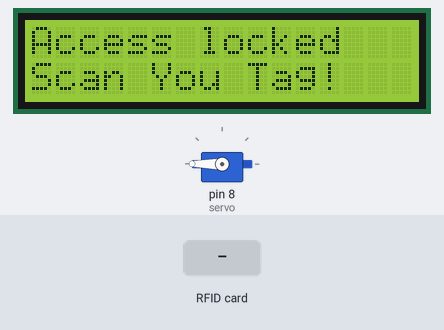
The sketch below on a simulated Arduino Uno, built with avr-gcc and run on an emulated ATmega328P. Shown: servo, 16×2 character LCD. The inputs (shaded band) are chosen by the test bench. What the sketch prints to the serial monitor is not drawn.

Above: at 1.3 s.
1.4 s: RFID card 8B E0 86 22 held to the reader
At 1.8 s:
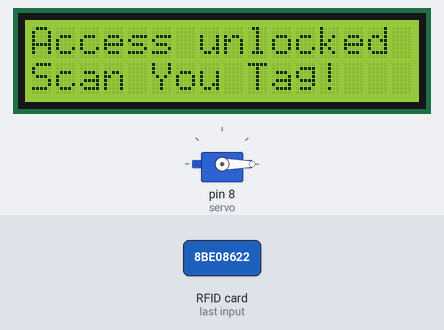
2.9 s: RFID card 06 76 25 D9 held to the reader
At 2.91 s:
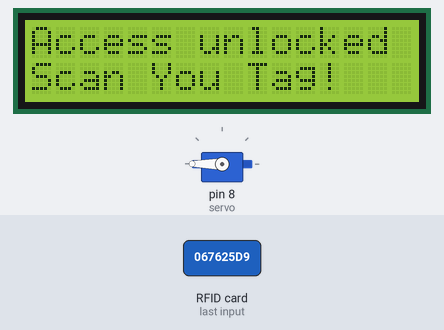
Timing chart, 0 to 5.9 s (numbered marks = the images above; inputs shaded):
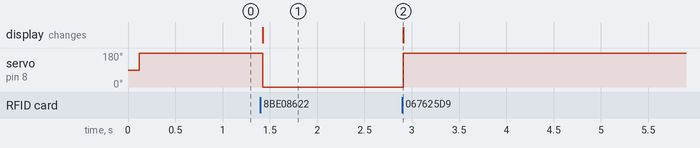

Measured:
- after the input at 1.4 s, servo on pin 8 (servo): 180° → 0° at once; the display: changes at once (image 1)
- after the input at 2.9 s, servo on pin 8 (servo): 0° → 180° at once

The sketch:

Cerradura_RFID.ino
```cpp
#include <SPI.h>            // incluye libreria bus SPI
#include <MFRC522.h>        // incluye libreria especifica para MFRC522
#include <Servo.h>          // incluye libreria para servo motores
#include <LiquidCrystal.h>  // incluye libreria para LCD Display

#define RST_PIN  9      // constante para referenciar pin de reset
#define SS_PIN  10      // constante para referenciar pin de slave select

MFRC522 mfrc522(SS_PIN, RST_PIN);    // crea objeto mfrc522 enviando pines de slave select y reset
LiquidCrystal lcd(2,3,4,5,6,7);     // crea objeto display lcd con los pines de datos
Servo servo;     // crea objeto servo para el control

bool estadoServo;     // crea variable que valida si el servo esta "bloqueado" o "desbloqueado"
byte LecturaUID[4];         // crea array para almacenar el UID leido
byte Usuario1[4]= {0x8B, 0xE0, 0x86, 0x22} ;    // UID de tarjeta leido en programa 1
byte Usuario2[4]= {0x06, 0x76, 0x25, 0xD9} ;    // UID de llavero leido en programa 1

void setup() {
  Serial.println("Listo!");
  Serial.begin(9600);     // inicializa comunicacion por monitor serie a 9600 bps
  SPI.begin();        // inicializa bus SPI
  mfrc522.PCD_Init();     // inicializa modulo lector
  servo.attach(8);    // inicializa el pin del servo
  lcd.begin(16,2);    // inicializa las celdas activas del lcd
  servo.write(180);     // inicializa la posicion del servo
  estadoServo = false;    // inicializa el estado de servo en "bloqueado"
}

void loop() {
  if(estadoServo){  // si el servo esta desbloqueado
    lcd.setCursor(0,0);     // posiciona el puntero del lcd
    lcd.print("Access unlocked");     // escribe cadena en el lcd
  } else {    // si el servo esta bloqueado
    lcd.setCursor(0,0);     // posiciona el puntero del lcd
    lcd.print("Access locked  ");       // escribe cadena en el lcd
  }
  lcd.setCursor(0,1);
  lcd.print("Scan You Tag!");
  if ( ! mfrc522.PICC_IsNewCardPresent()){   // si no hay una tarjeta presente
    return;           // retorna al loop esperando por una tarjeta
  }
  if ( ! mfrc522.PICC_ReadCardSerial()){     // si no puede obtener datos de la tarjeta
    return;           // retorna al loop esperando por otra tarjeta
  }
  Serial.print("UID:");       // muestra texto UID:
  for (byte i = 0; i < mfrc522.uid.size; i++) { // bucle recorre de a un byte por vez el UID
    if (mfrc522.uid.uidByte[i] < 0x10){   // si el byte leido es menor a 0x10
      Serial.print(" 0");       // imprime espacio en blanco y numero cero
    } else {           // sino
      Serial.print(" ");        // imprime un espacio en blanco
    }
    Serial.print(mfrc522.uid.uidByte[i], HEX);    // imprime el byte del UID leido en hexadecimal
    LecturaUID[i]=mfrc522.uid.uidByte[i];     // almacena en array el byte del UID leido
  }
  Serial.print("\t");         // imprime un espacio de tabulacion
  if(comparaUID(LecturaUID, Usuario1)) {    // llama a funcion comparaUID con Usuario1
    Serial.print("Bienvenido Usuario"); // si retorna verdadero muestra texto bienvenida
    Serial.print("\t");     // imprime un espacio de tabulacion
    if(estadoServo){       // si el servo esta desbloqueado
      estadoServo = false;  // cambia estado del servo a bloqueado
      servo.write(180);     // asigna nueva posicion al servo
    } else {    // sino
      estadoServo = true;     // cambia estado del servo a desbloqueado
      servo.write(0);     // asigna nueva posicion al servo
    }
  } else {           // si retorna falso
    Serial.println("No te conozco");    // muestra texto equivalente a acceso denegado
    servo.write(180);     // asigna nueva posicion al servo
    estadoServo = false;    // cambia estado del servo a bloqueado
  }
  mfrc522.PICC_HaltA();     // detiene comunicacion con tarjeta
}

boolean comparaUID(byte lectura[],byte usuario[]) { // funcion comparaUID
    for (byte i=0; i < mfrc522.uid.size; i++){    // bucle recorre de a un byte por vez el UID
    if(lectura[i] != usuario[i])        // si byte de UID leido es distinto a usuario
      return(false);          // retorna falso
    }
    return(true);           // si los 4 bytes coinciden retorna verdadero
}
```
